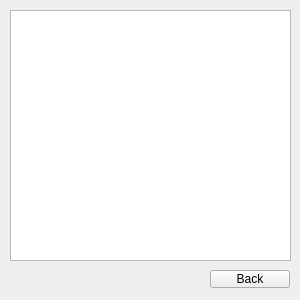
<?xml version="1.0" encoding="UTF-8"?>
<ui version="4.0">
 <class>List</class>
 <widget class="QWidget" name="List">
  <property name="geometry">
   <rect>
    <x>0</x>
    <y>0</y>
    <width>300</width>
    <height>300</height>
   </rect>
  </property>
  <property name="windowTitle">
   <string>Form</string>
  </property>
  <widget class="QListWidget" name="view">
   <property name="geometry">
    <rect>
     <x>10</x>
     <y>10</y>
     <width>281</width>
     <height>251</height>
    </rect>
   </property>
  </widget>
  <widget class="QPushButton" name="pushButton">
   <property name="geometry">
    <rect>
     <x>210</x>
     <y>270</y>
     <width>80</width>
     <height>18</height>
    </rect>
   </property>
   <property name="text">
    <string>Back</string>
   </property>
  </widget>
 </widget>
 <resources/>
 <connections/>
</ui>
